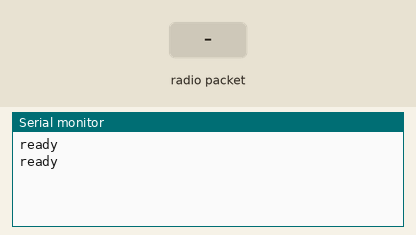
Recording of a sketch running on a simulated Arduino Pro Mini, built with avr-gcc and run on an emulated ATmega328P. On the bench: the last lines printed to the serial monitor. Inputs (shaded band) come from the test bench. No radio packets arrive unless stated.

Above: at 1.8 s.
1.9 s: radio packet "1" arrives
At 2.8 s:
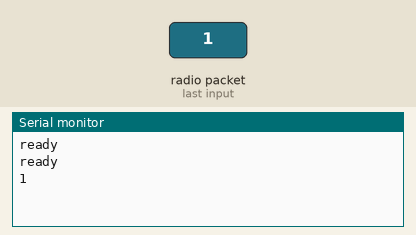
3.5 s: radio packet "0" arrives
At 4.8 s:
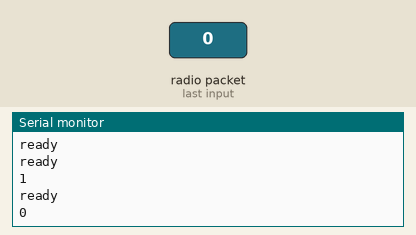
5.0 s: radio packet "2" arrives
At 5.6 s:
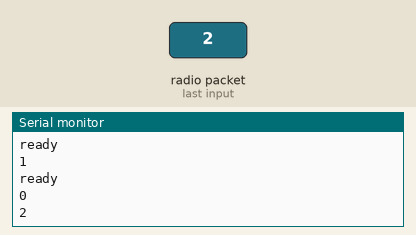

The sketch:

rf_receive.ino
```cpp
#include <SPI.h>
#include <nRF24L01.h>
#include <RF24.h>
RF24 radio(7, 8); // SPI 버스에 nRF24L01 라디오를 설정하기 위해 CE, CSN 선언.
const byte address[6] = "00001"; //주소값을 5가지 문자열로 변경할 수 있으며, 송신기과 수신기가 동일한 주소로 해야됨.
void setup() {
  Serial.begin(9600);
  radio.begin();
  radio.disableDynamicPayloads();
  radio.setAutoAck(false);
  radio.openReadingPipe(0, address);
  radio.setPALevel(RF24_PA_MIN); //전원공급에 관한 파워레벨을 설정합니다. 모듈 사이가 가까우면 최소로 설정합니다.
  //거리가 가까운 순으로 RF24_PA_MIN / RF24_PA_LOW / RF24_PA_HIGH / RF24_PA_MAX 등으로 설정할 수 있습니다.
  //높은 레벨(거리가 먼 경우)은 작동하는 동안 안정적인 전압을 가지도록 GND와 3.3V에 바이패스 커패시터 사용을 권장함
  radio.startListening(); //모듈을 수신기로 설정
}
void loop() {
  if (radio.available()) {
    char text[32] = "";
    radio.read(&text, sizeof(text));
    Serial.println(text);
  } else {
  Serial.println("ready");
  }

  delay(1000);
}
```

Measured:
- after the input at 1.9 s, the serial monitor: prints a new line after 0.11 s (image 1)
- after the input at 3.5 s, the serial monitor: prints a new line after 0.51 s (image 2)
- after the input at 5.0 s, the serial monitor: prints a new line at once (image 3)
